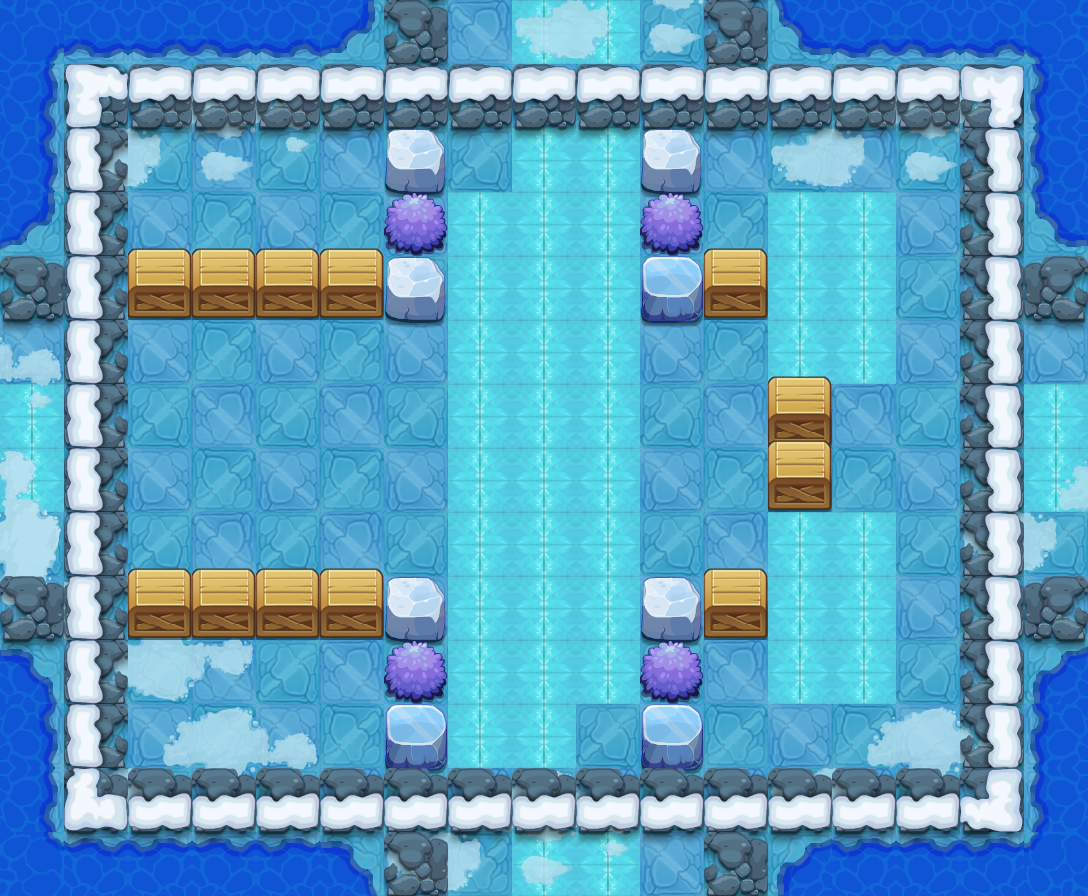

The image is a tile-based game level rendered from a .tmx file. Its description and source (layers, tilesets, objects; grid data summarised) follow:
An orthogonal 17x14 tile map with 64x64 px tiles, 11 tile layers (PASS, 块层 2, 块层 17, 块层 16, ...) and 9 objects (5x TRAP, 3x fkdjmr2, PLAYER).

<map version="1.0" orientation="orthogonal" width="17" height="14" tilewidth="64" tileheight="64">
 <properties>
  <property name="DESTRY1" value="96" />
  <property name="DESTRY2" value="98" />
  <property name="DESTRY3" value="219" />
  <property name="DESTRY4" value="119" />
  <property name="DESTRY_COUNT" value="4" />
  <property name="EXP" value="1280" />
  <property name="ITEM" value="D050" />
  <property name="LOSE_SCRIPT" value="" />
  <property name="MONEY" value="1920" />
  <property name="START_SCRIPT" value="" />
  <property name="WIN_SCRIPT" value="" />
 </properties>
 <tileset firstgid="1" name="jdbl2" tilewidth="64" tileheight="64">
  <image source="jdbl2-hd.png" width="1000" height="1000" />
 </tileset>
 <layer name="PASS" width="17" height="14">
  <data>[238 cells, 134 non-empty, 10 distinct tile ids]</data>
 </layer>
 <layer name="块层 2" width="17" height="14">
  <data>[238 cells, 152 non-empty, 13 distinct tile ids]</data>
 </layer>
 <layer name="块层 17" width="17" height="14">
  <data>[238 cells, 42 non-empty, 8 distinct tile ids]</data>
 </layer>
 <layer name="块层 16" width="17" height="14">
  <data>[238 cells, 66 non-empty, 3 distinct tile ids]</data>
 </layer>
 <layer name="块层 3" width="17" height="14">
  <data>[238 cells, 58 non-empty, 1 distinct tile ids]</data>
 </layer>
 <layer name="块层 4" width="17" height="14">
  <data>[238 cells, 50 non-empty, 2 distinct tile ids]</data>
 </layer>
 <layer name="块层 5" width="17" height="14">
  <data>[238 cells, 24 non-empty, 4 distinct tile ids]</data>
 </layer>
 <layer name="SHELTER 8" width="17" height="14">
  <data>[238 cells, 5 non-empty, 1 distinct tile ids]</data>
 </layer>
 <layer name="SHELTER 6" width="17" height="14">
  <data>[238 cells, 1 non-empty, 1 distinct tile ids]</data>
 </layer>
 <layer name="SHELTER 5" width="17" height="14">
  <data>[238 cells, 1 non-empty, 1 distinct tile ids]</data>
 </layer>
 <layer name="SHELTER 3" width="17" height="14">
  <data>[238 cells, 5 non-empty, 1 distinct tile ids]</data>
 </layer>
 <objectgroup name="对象层 1" width="34" height="28">
  <object name="PLAYER" type="PLAYER" x="192" y="448" width="64" height="64" />
  <object name="fkdjmr2" x="512" y="640" width="64" height="64">
   <properties>
    <property name="lua_ai" value="monster_fkdjmr_ai" />
    <property name="quality" value="fkdjmr2.quality" />
   </properties>
  </object>
  <object name="fkdjmr2" x="512" y="192" width="64" height="64">
   <properties>
    <property name="lua_ai" value="monster_fkdjmr_ai" />
    <property name="quality" value="fkdjmr2.quality" />
   </properties>
  </object>
  <object name="fkdjmr2" x="832" y="384" width="64" height="64">
   <properties>
    <property name="lua_ai" value="monster_fkdjmr_ai" />
    <property name="quality" value="fkdjmr2.quality" />
   </properties>
  </object>
  <object name="ice_road" type="TRAP" x="448" y="128" width="192" height="640">
   <properties>
    <property name="lua_ai" value="ice_road_ai" />
   </properties>
  </object>
  <object name="ice_road" type="TRAP" x="768" y="192" width="128" height="192">
   <properties>
    <property name="lua_ai" value="ice_road_ai" />
   </properties>
  </object>
  <object name="ice_road" type="TRAP" x="768" y="512" width="128" height="192">
   <properties>
    <property name="lua_ai" value="ice_road_ai" />
   </properties>
  </object>
  <object name="zi_dan_down1" type="TRAP" x="448" y="128" width="64" height="64">
   <properties>
    <property name="trap_ani" value="fire_cat_down.actor" />
    <property name="trap_delay" value="2" />
    <property name="trap_id" value="0" />
    <property name="trap_script" value="trap(&quot;zi_dan_down1&quot;):setAtkPower(target(&quot;PLAYER&quot;):getHP()*0.1);trap(&quot;zi_dan_down1&quot;):turnDown(); trap(&quot;zi_dan_down1&quot;):getAI():getActions():addObject( AIUseSkill:create(   SkillLua:create(&quot;skill_0001&quot;)  )  );" />
    <property name="trap_start_mode" value="2" />
    <property name="trap_state" value="open" />
   </properties>
  </object>
  <object name="zi_dan_up1" type="TRAP" x="576" y="704" width="64" height="64">
   <properties>
    <property name="trap_ani" value="fire_cat_up.actor" />
    <property name="trap_delay" value="2" />
    <property name="trap_id" value="0" />
    <property name="trap_script" value="trap(&quot;zi_dan_up1&quot;):setAtkPower(target(&quot;PLAYER&quot;):getHP()*0.1);trap(&quot;zi_dan_up1&quot;):turnUp(); trap(&quot;zi_dan_up1&quot;):getAI():getActions():addObject( AIUseSkill:create(   SkillLua:create(&quot;skill_0001&quot;)  )  );" />
    <property name="trap_start_mode" value="2" />
    <property name="trap_state" value="open" />
   </properties>
  </object>
 </objectgroup>
</map>
